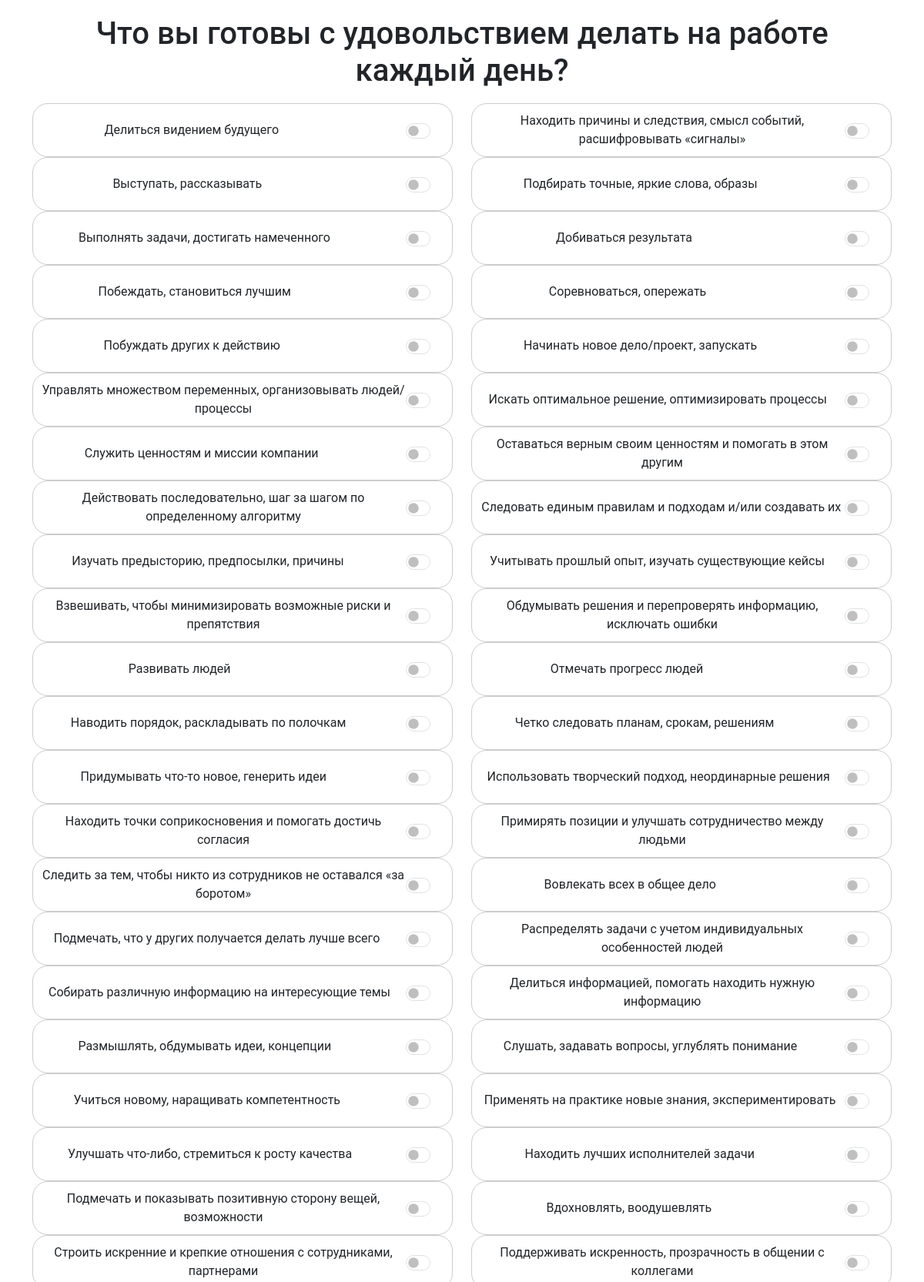
Screenshot of /questions/113/ (upper part) with the database file from the repository.
### questionnaire/models.py (models this page shows, shortened)
class Question(models.Model):
    text = models.CharField(max_length=100)

### questionnaire/views.py (the view)
# urls.py: path('questions/<int:user_id>/', views.questions, name='questions'),
def questions(request, user_id):
    if request.method == 'POST':
        selected_questions = {}
        questions = Question.objects.all()
        for question in questions:
            answer_text = request.POST.get(f'question_{question.id}', None)
            if answer_text == 'on':
                user = User.objects.get(id=user_id)
                competence = Competence.objects.filter(questions=question).first()
                if competence:
                    UserResult.objects.create(competence_name=competence, user=user, competence_count=1)
                    selected_questions[question.id] = competence.id
        request.session['session_selected_questions'] = selected_questions
        return redirect(f'/selected_questions/{user_id}/')
    else:
        questions = Question.objects.all()
        return render(request, 'questions.html', {'questions': questions})

### templates/questions.html (shortened to what this page needs)
{% load static %}
<html>
<head>
    <link href="https://cdn.jsdelivr.net/npm/bootstrap@5.3.2/dist/css/bootstrap.min.css" rel="stylesheet">
    <link rel="stylesheet" type="text/css" href="{% static 'css/styles.css' %}">
</head>
<body>
<div class="container text-center">
    <form method="POST">
        <h1>Что вы готовы с удовольствием делать на работе каждый день?</h1>
        <div class="row justify-content-between">
            {% for question in questions %}
                <div class="col-md-6">
                    <div class="question-block" style="height: 70px;">
                        <p>{{ question.text }}</p>
                        <div class="form-check form-switch">
                            <input class="form-check-input" type="checkbox" name="question_{{ question.id }}" id="answer_{{ question.id }}" >
                        </div>
                    </div>
                </div>
            {% endfor %}
            <br>
        </div>
    </form>
</div>
</body>
</html>

### static/css/styles.css (style rules this page uses)
body { font-family: 'Roboto', sans-serif; padding: 10px; }
.question-block { height: 300px; border: 1px solid #ccc; padding: 10px; margin-bottom: 0px; display: flex; justify-content: space-between; align-items: center; border-radius: 20px; }
.question-block p { margin: 0 auto; }
.form-check.form-switch { margin-left: auto; }
.form-check-input { margin-left: 10px; width: 25px; height: 20px; }
h1 { position: sticky; top: 0; background-color: white; z-index: 999; padding: 10px; }

### rows the page displays
Question: text "Делиться видением будущего"
Question: text "Находить причины и следствия, смысл событий, расшифровывать «сигналы»"
Question: text "Выступать, рассказывать"
Question: text "Подбирать точные, яркие слова, образы"
Question: text "Выполнять задачи, достигать намеченного"
Question: text "Добиваться результата"
Question: text "Побеждать, становиться лучшим"
Question: text "Соревноваться, опережать"
Question: text "Побуждать других к действию"
Question: text "Начинать новое дело/проект, запускать"
Question: text "Управлять множеством переменных, организовывать людей/процессы"
Question: text "Искать оптимальное решение, оптимизировать процессы"
Question: text "Служить ценностям и миссии компании"
Question: text "Оставаться верным своим ценностям и помогать в этом другим"
Question: text "Действовать последовательно, шаг за шагом по определенному алгоритму"
Question: text "Следовать единым правилам и подходам и/или создавать их"
Question: text "Изучать предысторию, предпосылки, причины"
Question: text "Учитывать прошлый опыт, изучать существующие кейсы"
Question: text "Взвешивать, чтобы минимизировать возможные риски и препятствия"
Question: text "Обдумывать решения и перепроверять информацию, исключать ошибки"
Question: text "Развивать людей"
Question: text "Отмечать прогресс людей"
Question: text "Наводить порядок, раскладывать по полочкам"
Question: text "Четко следовать планам, срокам, решениям"
Question: text "Придумывать что-то новое, генерить идеи"
Question: text "Использовать творческий подход, неординарные решения"
Question: text "Находить точки соприкосновения и помогать достичь согласия"
Question: text "Примирять позиции и улучшать сотрудничество между людьми"
Question: text "Следить за тем, чтобы никто из сотрудников не оставался «за боротом»"
Question: text "Вовлекать всех в общее дело"
Question: text "Подмечать, что у других получается делать лучше всего"
Question: text "Распределять задачи с учетом индивидуальных особенностей людей"
Question: text "Собирать различную информацию на интересующие темы"
Question: text "Делиться информацией, помогать находить нужную информацию"
Question: text "Размышлять, обдумывать идеи, концепции"
Question: text "Слушать, задавать вопросы, углублять понимание"
Question: text "Учиться новому, наращивать компетентность"
Question: text "Применять на практике новые знания, экспериментировать"
Question: text "Улучшать что-либо, стремиться к росту качества"
Question: text "Находить лучших исполнителей задачи"
Question: text "Подмечать и показывать позитивную сторону вещей, возможности"
Question: text "Вдохновлять, воодушевлять"
Question: text "Строить искренние и крепкие отношения с сотрудниками, партнерами"
Question: text "Поддерживать искренность, прозрачность в общении с коллегами"
